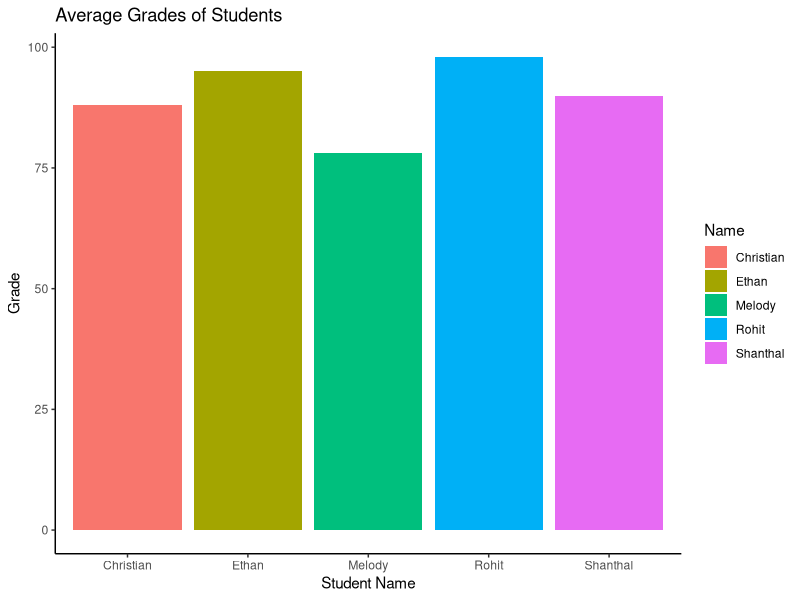

Recreate this plot in R.
# Create a students dataset
students <- data.frame(
  Name = c("Rohit", "Shanthal", "Melody", "Ethan", "Christian"),
  Age = c(21, 24, 21, 20, 21),
  Grade = c(98, 90, 78, 95, 88)
)

# Display the dataset
print(students)
View(students)

# import ggplot2 package
library(ggplot2)

# Create a bar plot of average grades by student
ggplot(students, aes(x = Name, y = Grade, fill = Name)) +
  geom_bar(stat = "identity") +
  labs(title = "Average Grades of Students",
       x = "Student Name",
       y = "Grade") +
  theme_classic()
